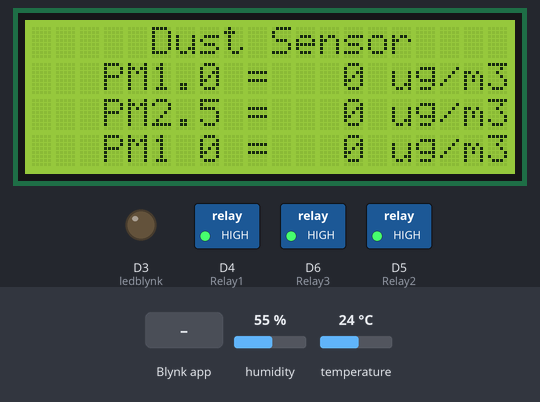
The sketch below on a simulated ESP8266 (NodeMCU). Shown: 20×4 character LCD, switched loads named in the sketch (green lamp = pin HIGH), output pins drawn as LEDs (lit = HIGH). Inputs (shaded band) come from the test bench; at power-on: humidity 55 %, temperature 24 °C. WiFi joins after 1.5 s; servers stay silent unless stated; storage starts empty; what the sketch prints to the serial monitor is not drawn.

Above: at 3.7 s.
3.8 s: Blynk app writes 0 to V10
At 5.5 s:
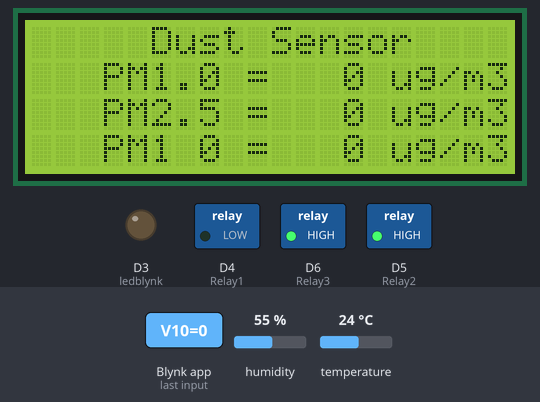
8.2 s: Blynk app writes 0 to V11
At 9.6 s:
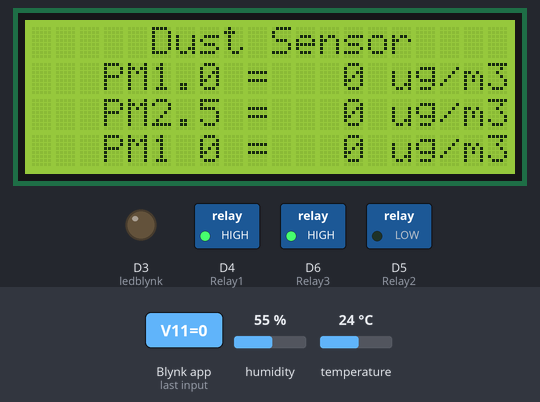
9.9 s: Blynk app writes 0 to V12
At 11.3 s:
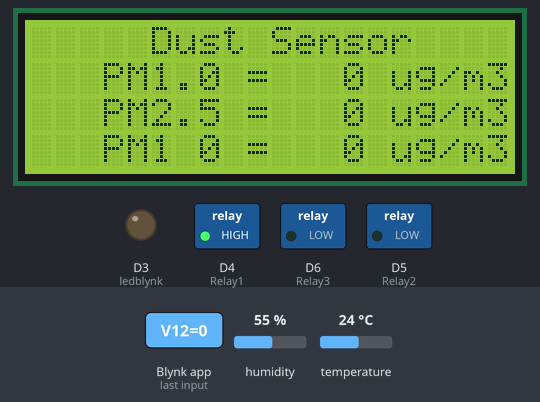
11.6 s: Blynk app writes 1 to V11
At 12.8 s:
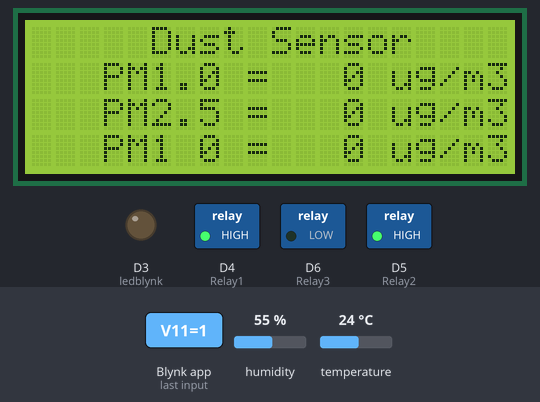
13.3 s: Blynk app writes 0 to V10
At 14.5 s:
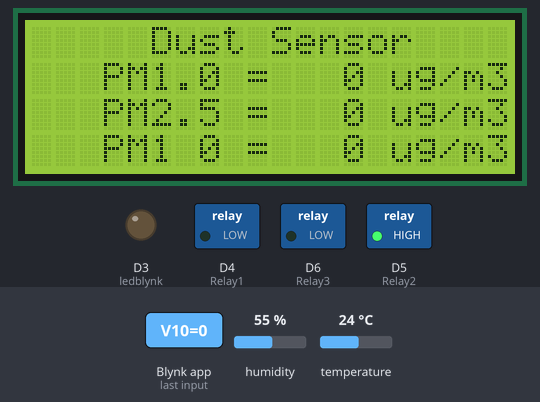
16.5 s: Blynk app writes 1 to V12
At 17.5 s:
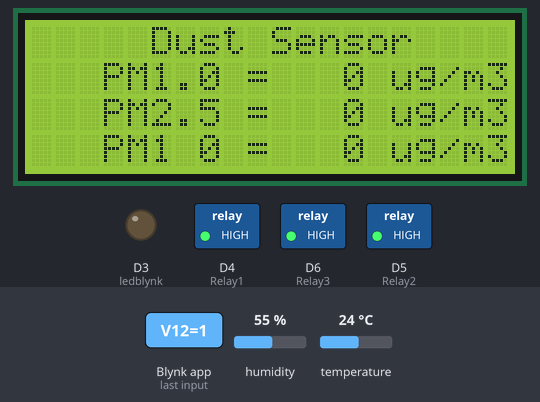
Timing chart, 0 to 19.2 s (numbered marks = the images above; inputs shaded):
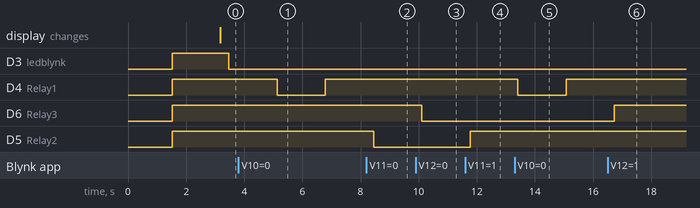

Measured:
- after the input at 3.8 s, D4 (Relay1): HIGH → LOW after 1.3 s, → HIGH 1.6 s later
- after the input at 8.2 s, D5 (Relay2): HIGH → LOW after 0.26 s
- after the input at 9.9 s, D6 (Relay3): HIGH → LOW after 0.20 s
- after the input at 11.6 s, D5 (Relay2): LOW → HIGH after 0.17 s
- after the input at 13.3 s, D4 (Relay1): HIGH → LOW after 0.12 s, → HIGH 1.7 s later
- after the input at 16.5 s, D6 (Relay3): LOW → HIGH after 0.23 s

The sketch:

pmdetector001.ino
```cpp
#include <FS.h>                   //this needs to be first, or it all crashes and burns...
//#define BLYNK_DEBUG
#define BLYNK_PRINT Serial        // Comment this out to disable prints and save space
#include <ESP8266WiFi.h>          //https://github.com/esp8266/Arduino
#include <BlynkSimpleEsp8266.h>   //https://github.com/blynkkk/blynk-library
#include <DNSServer.h>            //https://github.com/esp8266/Arduino
#include <ESP8266WebServer.h>     //https://github.com/esp8266/Arduino
#include <WiFiManager.h>          //https://github.com/tzapu/WiFiManager
#include <SimpleTimer.h>          //https://github.com/jfturcot/SimpleTimer
#include <ArduinoJson.h>          //https://github.com/bblanchon/ArduinoJson

//Line Notify
#include <TridentTD_LineNotify.h>
//#define LINE_TOKEN  ""
#define LINE_TOKEN  ""

//DHT
#include <DHT.h>                  //https://github.com/adafruit/DHT-sensor-library
#define DHTPIN D7
#define DHTTYPE DHT11
DHT dht(DHTPIN, DHTTYPE);

int blynkIsDownCount=0;

#include <SimpleTimer.h>
BlynkTimer timer;

//new
#include <Arduino.h>
#include <Wire.h>
#include <LiquidCrystal_I2C.h>
// Set the LCD address to 0x27 or 0x3F for a 16 chars and 2 line display
LiquidCrystal_I2C lcd(0x27, 20, 4);

//#include <SPI.h>
//#include <Adafruit_GFX.h>
//#include <Adafruit_SSD1306.h>
//Adafruit_SSD1306 OLED(-1);
//
#define LENG 31   //0x42 + 31 bytes equal to 32 bytes
unsigned char buf[LENG];

int PM01Value=0;          //define PM1.0 value of the air detector module
int PM2_5Value=0;         //define PM2.5 value of the air detector module
int PM10Value=0;         //define PM10 value of the air detector module

//define your default values here, if there are different values in config.json, they are overwritten.
//char mqtt_server[40];
//char mqtt_port[6] = "8080";
char blynk_token[34] = "";

//flag for saving data
bool shouldSaveConfig = false;

//callback notifying us of the need to save config
void saveConfigCallback () {
  Serial.println("Should save config");
  shouldSaveConfig = true;
}

//Relay
const int Relay1 = D4;
const int Relay2 = D5;
const int Relay3 = D6;

//BlynkConnectted
const int ledblynk = D3;

//Led status
boolean stateled1=0;
boolean prevStateled1 = 0;
boolean stateled2=0;
boolean prevStateled2 = 0;
boolean stateled3=0;
boolean prevStateled3 = 0;
//bool swState = false;

void setup()
{
  Serial.begin(9600);
  Serial.setTimeout(1500);
  //new
  //OLED.begin(SSD1306_SWITCHCAPVCC,0x3C);


  //new
 //clean FS, for testing
  //SPIFFS.format();

  //read configuration from FS json
  Serial.println("mounting FS...");

  if (SPIFFS.begin()) {
    Serial.println("mounted file system");
    if (SPIFFS.exists("/config.json")) {
      //file exists, reading and loading
      Serial.println("reading config file");
      File configFile = SPIFFS.open("/config.json", "r");
      if (configFile) {
        Serial.println("opened config file");
        size_t size = configFile.size();
        // Allocate a buffer to store contents of the file.
        std::unique_ptr<char[]> buf(new char[size]);

        configFile.readBytes(buf.get(), size);
        DynamicJsonBuffer jsonBuffer;
        JsonObject& json = jsonBuffer.parseObject(buf.get());
        json.printTo(Serial);
        if (json.success()) {
          Serial.println("\nparsed json");

          //strcpy(mqtt_server, json["mqtt_server"]);
         //strcpy(mqtt_port, json["mqtt_port"]);
          strcpy(blynk_token, json["blynk_token"]);

        } else {
          Serial.println("failed to load json config");
        }
        configFile.close();
      }
    }
  } else {
    Serial.println("failed to mount FS");
  }
  //end read

  WiFiManagerParameter custom_blynk_token("blynk", "blynk token", blynk_token, 32);

  //WiFiManager
  WiFiManager wifiManager;

  //set config save notify callback
  wifiManager.setSaveConfigCallback(saveConfigCallback);

  //set static ip
  //wifiManager.setSTAStaticIPConfig(IPAddress(10,0,1,99), IPAddress(10,0,1,1), IPAddress(255,255,255,0));

  //add all your parameters here
  //wifiManager.addParameter(&custom_mqtt_server);
  //wifiManager.addParameter(&custom_mqtt_port);
  wifiManager.addParameter(&custom_blynk_token);

  //reset settings - for testing
 //wifiManager.resetSettings();

  //set minimu quality of signal so it ignores AP's under that quality
  //defaults to 8%
  //wifiManager.setMinimumSignalQuality();

  //sets timeout until configuration portal gets turned off
  //useful to make it all retry or go to sleep
  //in seconds
  //wifiManager.setTimeout(120);

  //fetches ssid and pass and tries to connect
  //if it does not connect it starts an access point with the specified name
  //here  "AutoConnectAP"
  //and goes into a blocking loop awaiting configuration
  if (!wifiManager.autoConnect("pmDetecter_node01", "password")) {
    Serial.println("failed to connect and hit timeout");
    delay(3000);
    //reset and try again, or maybe put it to deep sleep
    ESP.reset();
    delay(5000);
  }

  //if you get here you have connected to the WiFi
  Serial.println("connected...yeey :)");

  //read updated parameters
  //strcpy(mqtt_server, custom_mqtt_server.getValue());
  //strcpy(mqtt_port, custom_mqtt_port.getValue());
  strcpy(blynk_token, custom_blynk_token.getValue());

  //save the custom parameters to FS
  if (shouldSaveConfig) {
    Serial.println("saving config");
    DynamicJsonBuffer jsonBuffer;
    JsonObject& json = jsonBuffer.createObject();
    //json["mqtt_server"] = mqtt_server;
    //json["mqtt_port"] = mqtt_port;
    json["blynk_token"] = blynk_token;

    File configFile = SPIFFS.open("/config.json", "w");
    if (!configFile) {
      Serial.println("failed to open config file for writing");
    }

    json.printTo(Serial);
    json.printTo(configFile);
    configFile.close();
    //end save
  }

  Serial.println("local ip");
  Serial.println(WiFi.localIP());

  //LineNotify
  LINE.setToken(LINE_TOKEN);  // กำหนด Line Token

  // Setup Pin Mode
  pinMode(Relay1,OUTPUT); // NODEMCU PIN D4
  pinMode(Relay2,OUTPUT); // NODEMCU PIN D5
  pinMode(Relay3,OUTPUT); // NODEMCU PIN D6
  pinMode(ledblynk,OUTPUT); // NODEMCU PIN D3

  // Set Defult Relay Status
  digitalWrite(Relay1, HIGH);
  digitalWrite(Relay2, HIGH);
  digitalWrite(Relay3, HIGH);
  //digitalWrite(Relay4, HIGH);
  digitalWrite(ledblynk, HIGH);

  //Start read DHT11
  dht.begin();

  Blynk.config(blynk_token);
  timer.setInterval(1000L, checkledstate);
  timer.setInterval(1000L, reconnecting);
  timer.setInterval(1000L, dht11Sensor);
}

//Relay control
BLYNK_WRITE(V10) //Blynk Virtual Pin V10 to Button 1 Control Relay 1
{
    if (param.asInt() == 0)
    {
      digitalWrite(Relay1, LOW);
      Serial.println("Relay 1 On");
    }
    if (param.asInt() == 1)
    {
      digitalWrite(Relay1, HIGH);
      Serial.println("Relay 1 Off");
    }
}
BLYNK_WRITE(V11) //Blynk Virtual Pin V11 to Button 2 Control Relay 2
{
    if (param.asInt() == 0)
    {
      digitalWrite(Relay2, LOW);
      Serial.println("Relay 2 On");
    }
    if (param.asInt() == 1)
    {
      digitalWrite(Relay2, HIGH);
      Serial.println("Relay 2 Off");
    }
}
BLYNK_WRITE(V12) //Blynk Virtual Pin V12 to Button 3 Control Relay 3
{
    if (param.asInt() == 0)
    {
      digitalWrite(Relay3, LOW);
      Serial.println("Relay 3 On");
    }
    if (param.asInt() == 1)
    {
      digitalWrite(Relay3, HIGH);
      Serial.println("Relay 3 Off");
    }
}


void loop()
{
if (Blynk.connected())
  {
    Blynk.run();
  }
   timer.run();

  if(Serial.find(0x42)){    //start to read when detect 0x42
    Serial.readBytes(buf,LENG);

    if(buf[0] == 0x4d){
      if(checkValue(buf,LENG)){
        PM01Value=transmitPM01(buf); //count PM1.0 value of the air detector module
        PM2_5Value=transmitPM2_5(buf);//count PM2.5 value of the air detector module
        PM10Value=transmitPM10(buf); //count PM10 value of the air detector module
      }
    }
  }

//static unsigned long lcdTimer=millis();
 //   if (millis() - lcdTimer >=1000)
    {
 //     lcdTimer=millis();
      Serial.print("PM1.0: ");
      Serial.print(PM01Value);
      Serial.println("  ug/m3");

      Serial.print("PM2.5: ");
      Serial.print(PM2_5Value);
      Serial.println("  ug/m3");

      Serial.print("PM1 0: ");
      Serial.print(PM10Value);
      Serial.println("  ug/m3");
      Serial.println();


      // initialize the LCD
      lcd.begin();
     // lcd.backlight();
      lcd.setCursor(3, 0);
      lcd.println("  Dust Sensor  ");

      lcd.setCursor(0,1);
      lcd.print("   PM1.0 =   ");
      lcd.print(PM01Value);
      lcd.println(" ug/m3");

      lcd.setCursor(0,2);
      lcd.print("   PM2.5 =   ");
      lcd.print(PM2_5Value);
      lcd.println(" ug/m3");

      lcd.setCursor(0,3);
      lcd.print("   PM1 0 =   ");
      lcd.print(PM10Value);
      lcd.println(" ug/m3");

      //lcd.display(); // แสดงตัวอักษรทั้งหมด

      Blynk.virtualWrite(V0, PM01Value);
      Blynk.virtualWrite(V1, PM2_5Value);
      Blynk.virtualWrite(V2, PM10Value);

      if (PM2_5Value>100){
      Blynk.virtualWrite(V10, 0);
      digitalWrite(Relay1, LOW);
      Serial.println("Relay1 ON");
      LINE.notify("ค่า PM 2.5 = "+String(PM2_5Value)+" เกิน ทำการพ่นละอองน้ำ");
      }
      if (PM2_5Value<100){
      Blynk.virtualWrite(V10, 1);
      digitalWrite(Relay1, HIGH);
      Serial.println("Relay1 OFF");
      }
    }
  }

BLYNK_CONNECTED()
{
  Serial.println(".");//per debug
  Blynk.syncVirtual(V10);
  Blynk.syncVirtual(V11);
  Blynk.syncVirtual(V12);
  digitalWrite(ledblynk, LOW); //ledpin for check blynk connected
  Serial.println("Blynk Connected");
}

void reconnecting()
{
  if (!Blynk.connected())
  {
    blynkIsDownCount++;
    BLYNK_LOG("blynk server is down! %d  times", blynkIsDownCount);
    Blynk.connect(5000);
    Blynk.syncVirtual(V10);
    Blynk.syncVirtual(V11);
    Blynk.syncVirtual(V12);
    digitalWrite(ledblynk, LOW); //ledpin for check blynk connected
  }
}

// Check Status LED Widget
void checkledstate()
{
stateled1=digitalRead(Relay1); // V10 Pin D4 Control Relay 1
  if (stateled1 != prevStateled1)
  {
    if (stateled1==0) Blynk.virtualWrite(V17,255);
    if (stateled1==1) Blynk.virtualWrite(V17,0);
  }
  prevStateled1=stateled1;

stateled2=digitalRead(Relay2); // V11 Pin D5 Control Relay 2
  if (stateled2 != prevStateled2)
  {
    if (stateled2==0) Blynk.virtualWrite(V18,255);
    if (stateled2==1) Blynk.virtualWrite(V18,0);
  }
  prevStateled2=stateled2;

stateled3=digitalRead(Relay3); // V12 Pin D6 Control Relay 3
  if (stateled3 != prevStateled3)
  {
    if (stateled3==0) Blynk.virtualWrite(V19,255);
    if (stateled3==1) Blynk.virtualWrite(V19,0);
  }
  prevStateled3=stateled3;
}

 void dht11Sensor(){
 float h = dht.readHumidity();
 float t = dht.readTemperature(); // or dht.readTemperature(true) for Fahrenheit
  if (isnan(h) || isnan(t)){
  Serial.println("Read from DHT Sensor");
  return;
  }
  Serial.print("Humidity :");
  Serial.println(h);
  Serial.print("Temperature :");
  Serial.println(t);

  Blynk.virtualWrite(V3, h);
  Blynk.virtualWrite(V4, t);
 /* if(t>50){
   //Blynk.virtualWrite(V15,0);
   //Blynk.virtualWrite(V17,255);
   //digitalWrite(Relay3, LOW);
   //Serial.println("Relay 3 On");
   //LINE.notify("อุณหภูมิขณะนี้เกิน "+String(t)+" องศา");
   //Blynk.email("bugkuska@gmail.com", "ESP8622 Alert", "Alert");
   //Blynk.notify("ESP8266 Alert - แจ้งเตือน อุณภูมิเกิน 35 องศาเซลเซียล ");
  }
  //if(t<35){
   //Blynk.virtualWrite(V15,1);
   //Blynk.virtualWrite(V17,0);
   //digitalWrite(Relay3, HIGH);
   //Serial.println("Relay 3 Off");
   //Blynk.email("bugkuska@gmail.com", "ESP8622 Alert", "No Alert");
   //Blynk.notify("ESP8266 Alert - แจ้งเตือน อุณภูมิเกิน 35 องศาเซลเซียล ");
//}*/
}

char checkValue(unsigned char *thebuf, char leng)
{
  char receiveflag=0;
  int receiveSum=0;
  for(int i=0; i<(leng-2); i++){
  receiveSum=receiveSum+thebuf[i];
  }
  receiveSum=receiveSum + 0x42;

  if(receiveSum == ((thebuf[leng-2]<<8)+thebuf[leng-1]))  //check the serial data
  {
    receiveSum = 0;
    receiveflag = 1;
  }
  return receiveflag;
}
int transmitPM01(unsigned char *thebuf)
{
  int PM01Val;
  PM01Val=((thebuf[3]<<8) + thebuf[4]); //count PM1.0 value of the air detector module
  return PM01Val;
}
//transmit PM Value to PC
int transmitPM2_5(unsigned char *thebuf)
{
  int PM2_5Val;
  PM2_5Val=((thebuf[5]<<8) + thebuf[6]);//count PM2.5 value of the air detector module
  return PM2_5Val;
  }
//transmit PM Value to PC
int transmitPM10(unsigned char *thebuf)
{
  int PM10Val;
  PM10Val=((thebuf[7]<<8) + thebuf[8]); //count PM10 value of the air detector module
  return PM10Val;
}
```
